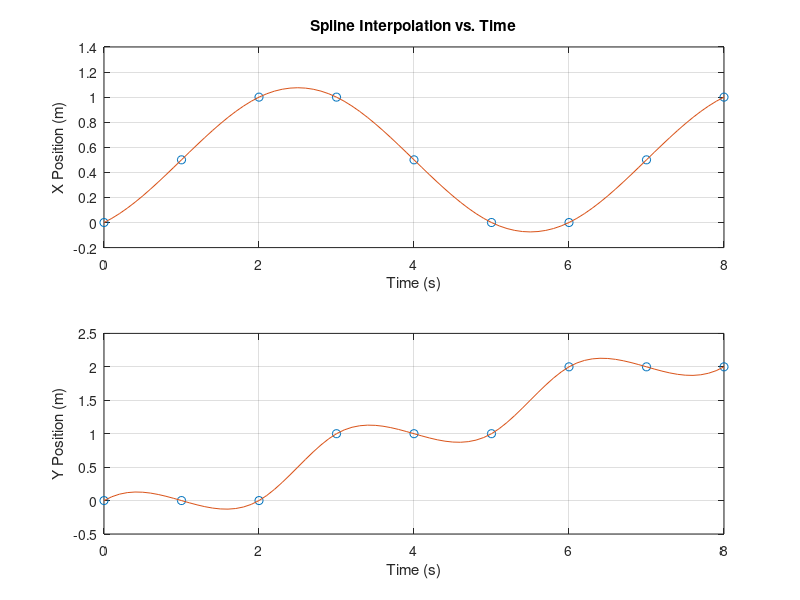
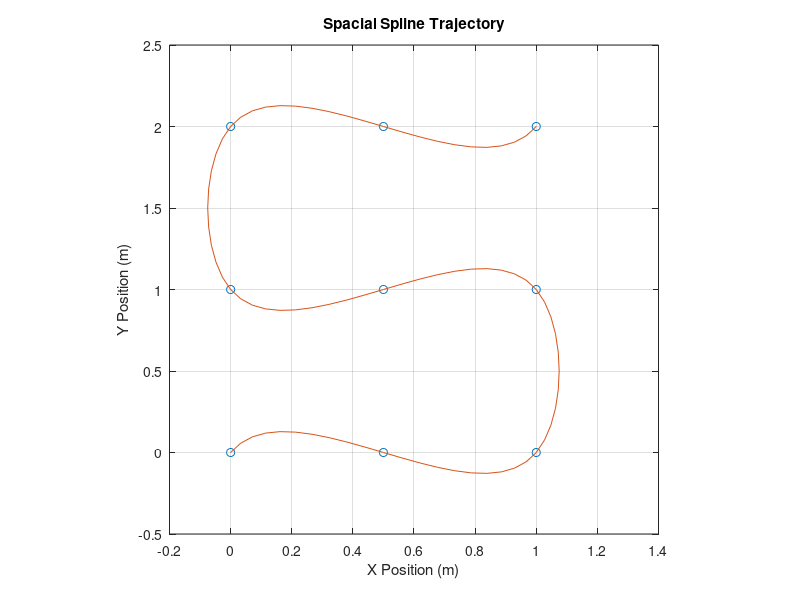
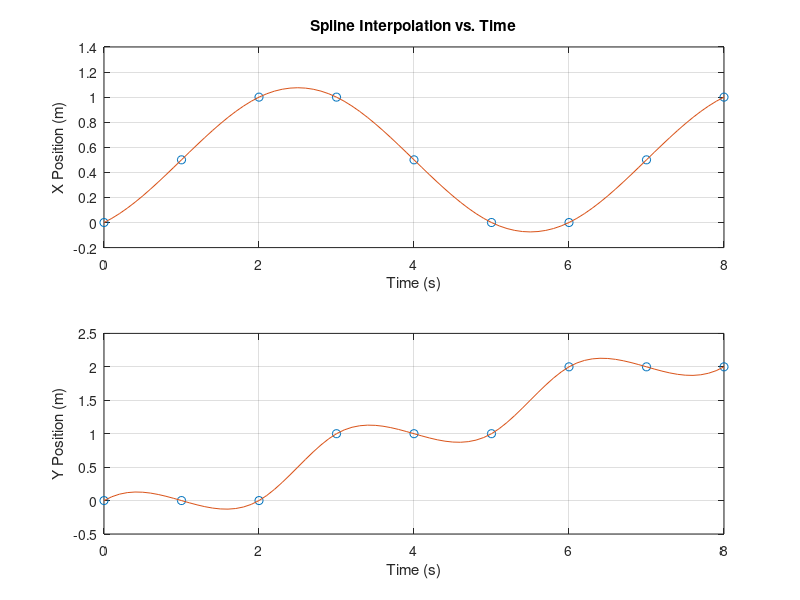
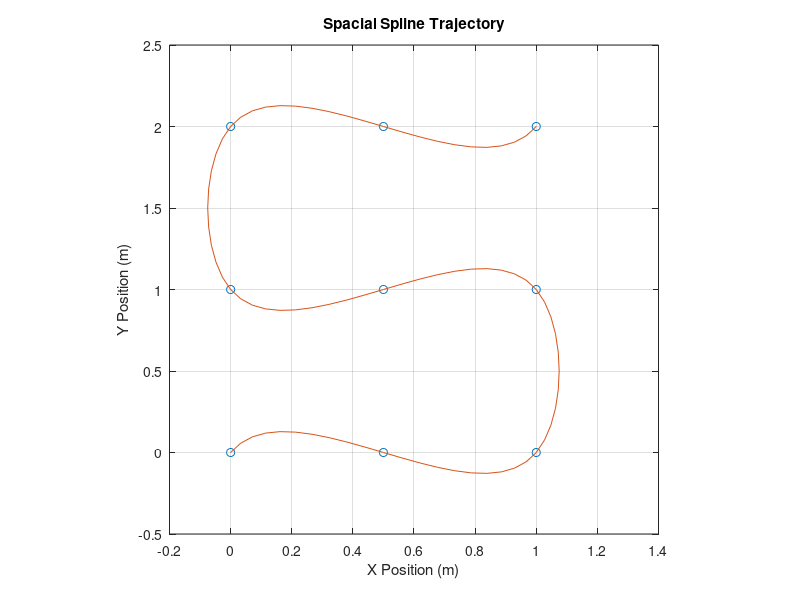

These figures' MATLAB source, in order:
%% Setup

close all;
clear;
clc;


%% Parameters

t = 0:1:8;
x = [0, 0.5, 1, 1, 0.5, 0, 0, 0.5, 1];
y = [0, 0, 0, 1, 1, 1, 2, 2, 2];
%z = [0, 0, 0, 0, 0, 0];
tt = 0:0.1:8;

xx = spline(t,x,tt);
yy = spline(t,y,tt);
%zz = spline(t,z,tt);


%% Plot

f1 = figure(1);
    subplot(2,1,1)
        plot(t,x,'o',tt,xx)
        grid on;
        xlabel('Time (s)')
        ylabel('X Position (m)')
        title('Spline Interpolation vs. Time')
    subplot(2,1,2)
        plot(t,y,'o',tt,yy)
        grid on;
        xlabel('Time (s)')
        ylabel('Y Position (m)')
%     subplot(3,1,3)
%         plot(t,z,'o',tt,zz)
%         grid on;
%         xlabel('Time (s)')
%         ylabel('Z Position (m)')

f2 = figure(2);
    plot(x,y,'o',xx,yy)
    grid on;
    xlabel('X Position (m)')
    ylabel('Y Position (m)')
    axis('square')
    title('Spacial Spline Trajectory')

    
print(f1, 'spline_vs_time.eps', '-depsc')
print(f2, 'spline_space.eps', '-depsc')
%%
print(f1, 'spline_vs_time.png', '-dpng')
print(f2, 'spline_space.png', '-dpng')